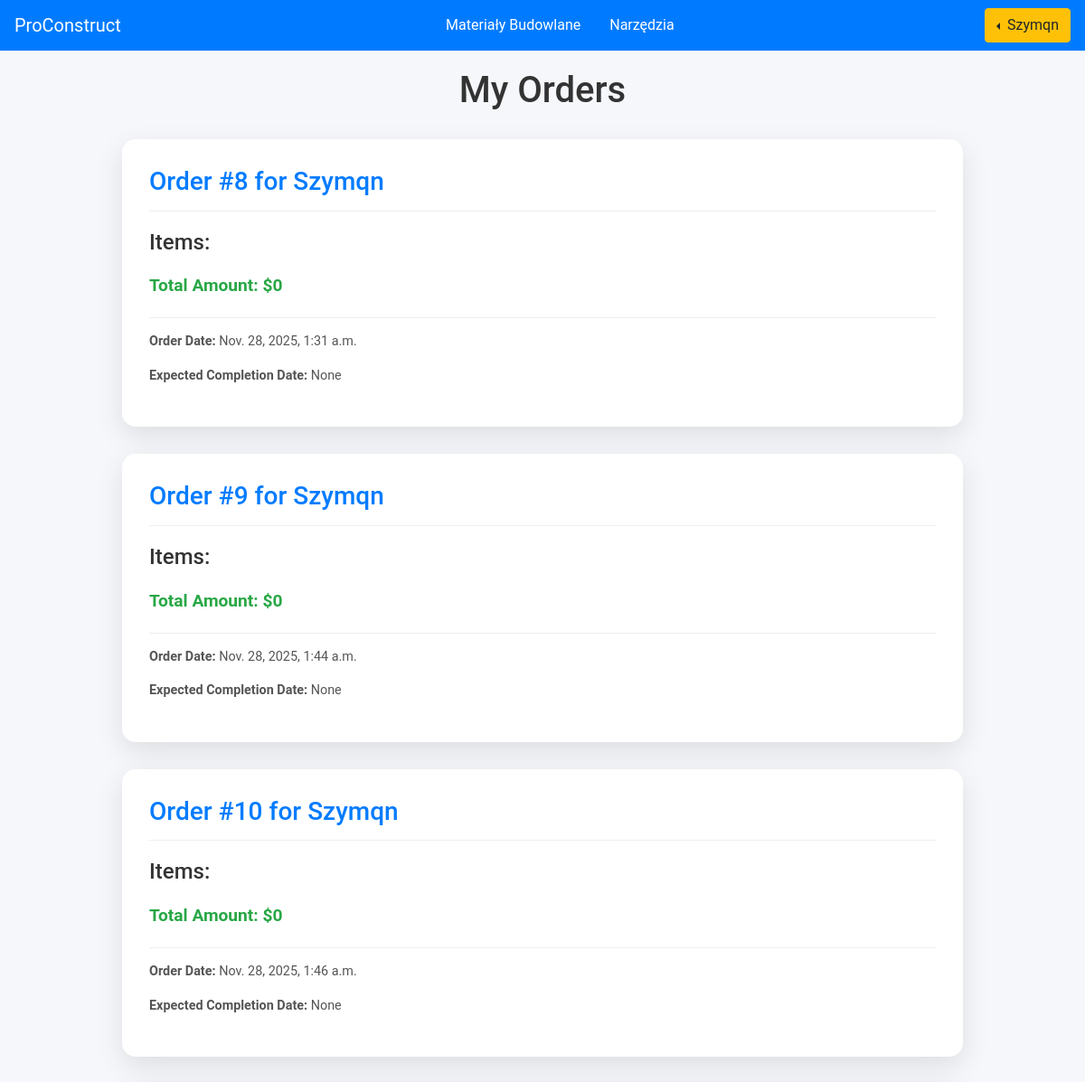
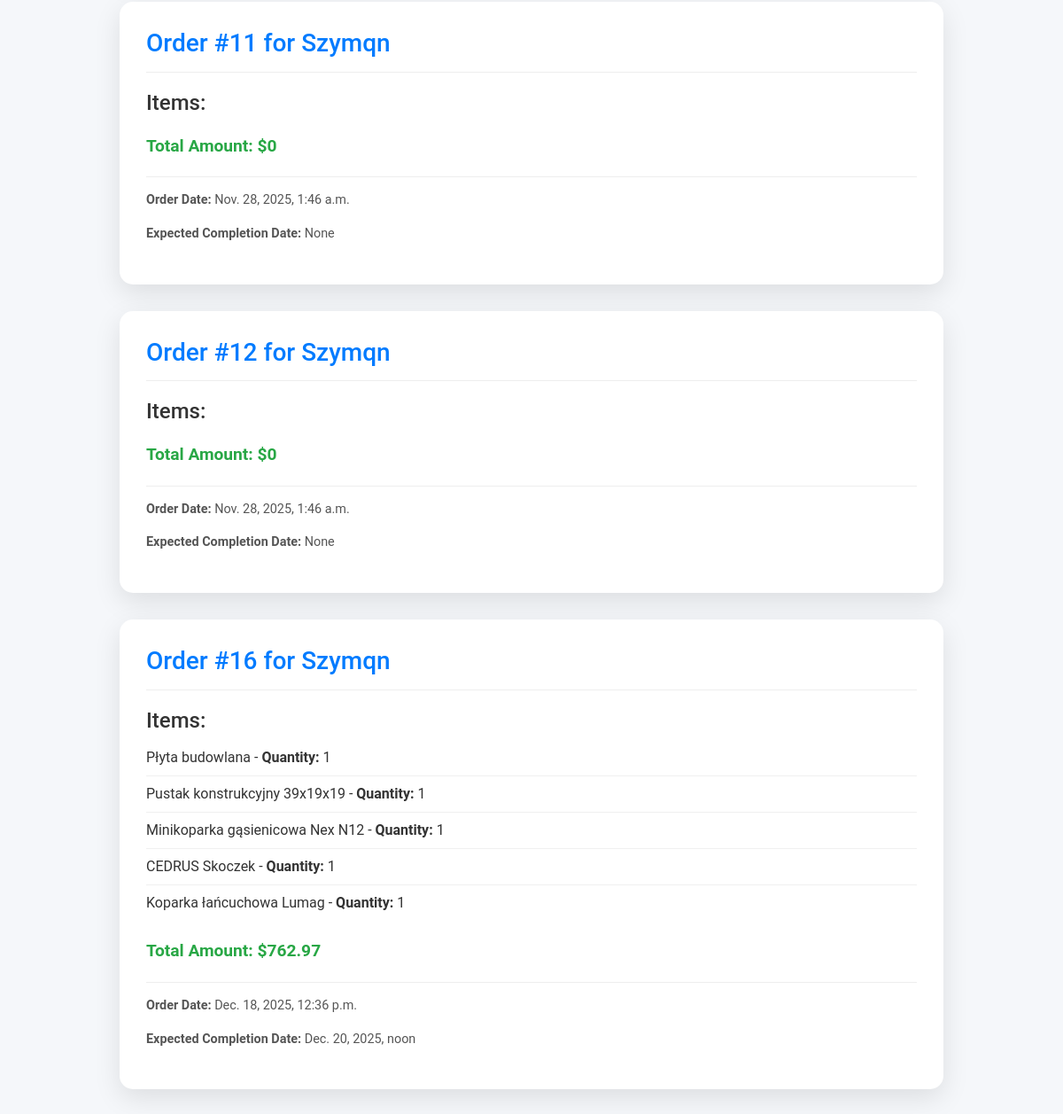
Page /user/check_orders/ (signed in) on the committed database (2 pictures, top to bottom).
### users/models.py (models this page shows, shortened)
class CustomUser(AbstractUser):
    email = models.EmailField(_('email address'), unique=True)
    USERNAME_FIELD = 'email'
    REQUIRED_FIELDS = ('username',)
    objects = CustomUserManager()

### base/models.py (models this page shows, shortened)
class Order(models.Model):
    user = models.ForeignKey(settings.AUTH_USER_MODEL, on_delete=models.CASCADE)
    order_date = models.DateTimeField(auto_now_add=True)
    order_completion_date = models.DateTimeField(null=True, blank=True)
    def __str__(self):
        return f"Order #{self.id} for {self.user.username}"

class OrderProduct(models.Model):
    order = models.ForeignKey(Order, on_delete=models.CASCADE)
    cart_item = models.ForeignKey(CartItem, on_delete=models.CASCADE)

class CartItem(models.Model):
    cart = models.ForeignKey('Cart', on_delete=models.CASCADE, null=True, blank=True)
    product = models.ForeignKey(Product, on_delete=models.CASCADE, null=True, blank=True)
    equipment = models.ForeignKey(Equipment, on_delete=models.CASCADE, null=True, blank=True)
    product_quantity = models.PositiveIntegerField(default=1)
    equipment_quantity = models.PositiveIntegerField(default=1)

class Product(models.Model):
    name = models.CharField(max_length=100)
    description = models.TextField()
    price = models.DecimalField(max_digits=10, decimal_places=2)
    image = models.URLField()
    quantity = models.PositiveIntegerField(default=0)

class OrderEquipment(models.Model):
    order = models.ForeignKey(Order, on_delete=models.CASCADE)
    cart_item = models.ForeignKey(CartItem, on_delete=models.CASCADE)

class Equipment(models.Model):
    name = models.CharField(max_length=100)
    description = models.TextField()
    price = models.DecimalField(max_digits=10, decimal_places=2)
    image = models.URLField()
    quantity = models.PositiveIntegerField(default=0)

### users/views.py (the view)
# urls.py: path('check_orders/', views.check_orders, name='check_orders'),
@login_required
def check_orders(request):
    orders = Order.objects.filter(user=request.user)
    order_data = []
    for order in orders:
        order_products = OrderProduct.objects.filter(order=order)
        order_equipments = OrderEquipment.objects.filter(order=order)
        total_amount_products = sum(
            product.cart_item.product.price * product.cart_item.product_quantity for product in order_products)
        total_amount_equipments = sum(
            equipment.cart_item.equipment.price * equipment.cart_item.equipment_quantity for equipment in
            order_equipments)
        total_amount = total_amount_products + total_amount_equipments
        order_data.append({
            'order': order,
            'order_products': order_products,
            'order_equipments': order_equipments,
            'total_amount': total_amount
        })
    return render(request, 'users/check_orders.html', {'order_data': order_data})

### templates/users/check_orders.html
{% include 'base/navbar.html' %}
{% load static %}
{% block extra_head %}
    <link rel="stylesheet" href="{% static 'orders.css' %}">
{% endblock %}
<div class="container">
    <h1>My Orders</h1>
    {% for order_info in order_data %}
    <div class="order-card">
        <div class="order-card-header">
            <h2>{{ order_info.order }}</h2>
        </div>
        <div class="order-card-body">
            <h4>Items:</h4>
            <ul>
                {% for product in order_info.order_products %}
                    <li>{{ product.cart_item.product.name }} - <strong>Quantity:</strong> {{ product.cart_item.product_quantity }}</li>
                {% endfor %}
                {% for equipment in order_info.order_equipments %}
                    <li>{{ equipment.cart_item.equipment.name }} - <strong>Quantity:</strong> {{ equipment.cart_item.equipment_quantity }}</li>
                {% endfor %}
            </ul>
            <p class="total-amount">Total Amount: ${{ order_info.total_amount }}</p>
        </div>
        <div class="order-card-footer">
            <p><strong>Order Date:</strong> {{ order_info.order.order_date }}</p>
            <p><strong>Expected Completion Date:</strong> {{ order_info.order.order_completion_date }}</p>
        </div>
    </div>
    {% empty %}
        <p>You have no orders yet.</p>
    {% endfor %}
</div>

### templates/base/navbar.html (shortened to what this page needs)
<link rel="stylesheet" href="https://cdn.jsdelivr.net/npm/bootstrap@4.4.1/dist/css/bootstrap.min.css">
<nav class="navbar navbar-dark sticky-top bg-primary">
    <a class="navbar-brand" href="/">ProConstruct</a>
    <ul class="nav justify-content">
        <li class="nav-item">
            <a class="nav-link" style="color: white; " href="{% url 'product-list' %}">Materiały Budowlane</a>
        </li>
        <li>
            <a class="nav-link" style="color: white;" href="{% url 'equipment-list' %}">Narzędzia</a>
        </li>
    </ul>
    {% if request.user.is_authenticated %}
        <div class="dropleft">
            <button class="btn btn-warning dropdown-toggle" type="button" id="dropdownMenuButton" data-toggle="dropdown" aria-haspopup="true" aria-expanded="false">
                {{ request.user.username }}
            </button>
        </div>
    {% endif %}
</nav>

### static/orders.css (style rules this page uses)
.container { padding-top: 20px; width: 90%; max-width: 960px; margin: 0 auto; }
h1 { text-align: center; margin-bottom: 30px; font-size: 2.5rem; color: #333; }
.order-card { background: #ffffff; border-radius: 15px; box-shadow: 0 10px 30px rgba(0, 0, 0, 0.1); margin-bottom: 30px; padding: 30px; transition: transform 0.3s ease, box-shadow 0.3s ease; }
.order-card-header { border-bottom: 1px solid #eee; padding-bottom: 15px; margin-bottom: 20px; }
.order-card-header h2 { margin: 0; font-size: 1.75rem; color: #007bff; }
.order-card-body ul { list-style-type: none; padding-left: 0; margin-bottom: 20px; }
.order-card-body li { padding: 8px 0; border-bottom: 1px solid #f0f0f0; }
.order-card-body li:last-child { border-bottom: none; }
.order-card-footer { border-top: 1px solid #eee; padding-top: 15px; margin-top: 20px; font-size: 0.9rem; color: #555; }
.total-amount { font-size: 1.2rem; font-weight: bold; color: #28a745; margin-bottom: 15px; }

### rows in the picture
CustomUser: user.username "Szymqn"
Order: order "Order #8 for Szymqn", total_amount "0", order.order_date "Nov. 28, 2025, 1:31 a.m.", order.order_completion_date "None"
Order: order "Order #9 for Szymqn", total_amount "0", order.order_date "Nov. 28, 2025, 1:44 a.m.", order.order_completion_date "None"
Order: order "Order #10 for Szymqn", total_amount "0", order.order_date "Nov. 28, 2025, 1:46 a.m.", order.order_completion_date "None"
Order: order "Order #11 for Szymqn", total_amount "0", order.order_date "Nov. 28, 2025, 1:46 a.m.", order.order_completion_date "None"
Order: order "Order #12 for Szymqn", total_amount "0", order.order_date "Nov. 28, 2025, 1:46 a.m.", order.order_completion_date "None"
Order: order "Order #16 for Szymqn", total_amount "762.97", order.order_date "Dec. 18, 2025, 12:36 p.m.", order.order_completion_date "Dec. 20, 2025, noon"
OrderProduct: cart_item.product.name "Płyta budowlana", cart_item.product_quantity "1"
OrderProduct: cart_item.product.name "Pustak konstrukcyjny 39x19x19", cart_item.product_quantity "1"
OrderEquipment: cart_item.equipment.name "Minikoparka gąsienicowa Nex N12", cart_item.equipment_quantity "1"
OrderEquipment: cart_item.equipment.name "CEDRUS Skoczek", cart_item.equipment_quantity "1"
OrderEquipment: cart_item.equipment.name "Koparka łańcuchowa Lumag", cart_item.equipment_quantity "1"
